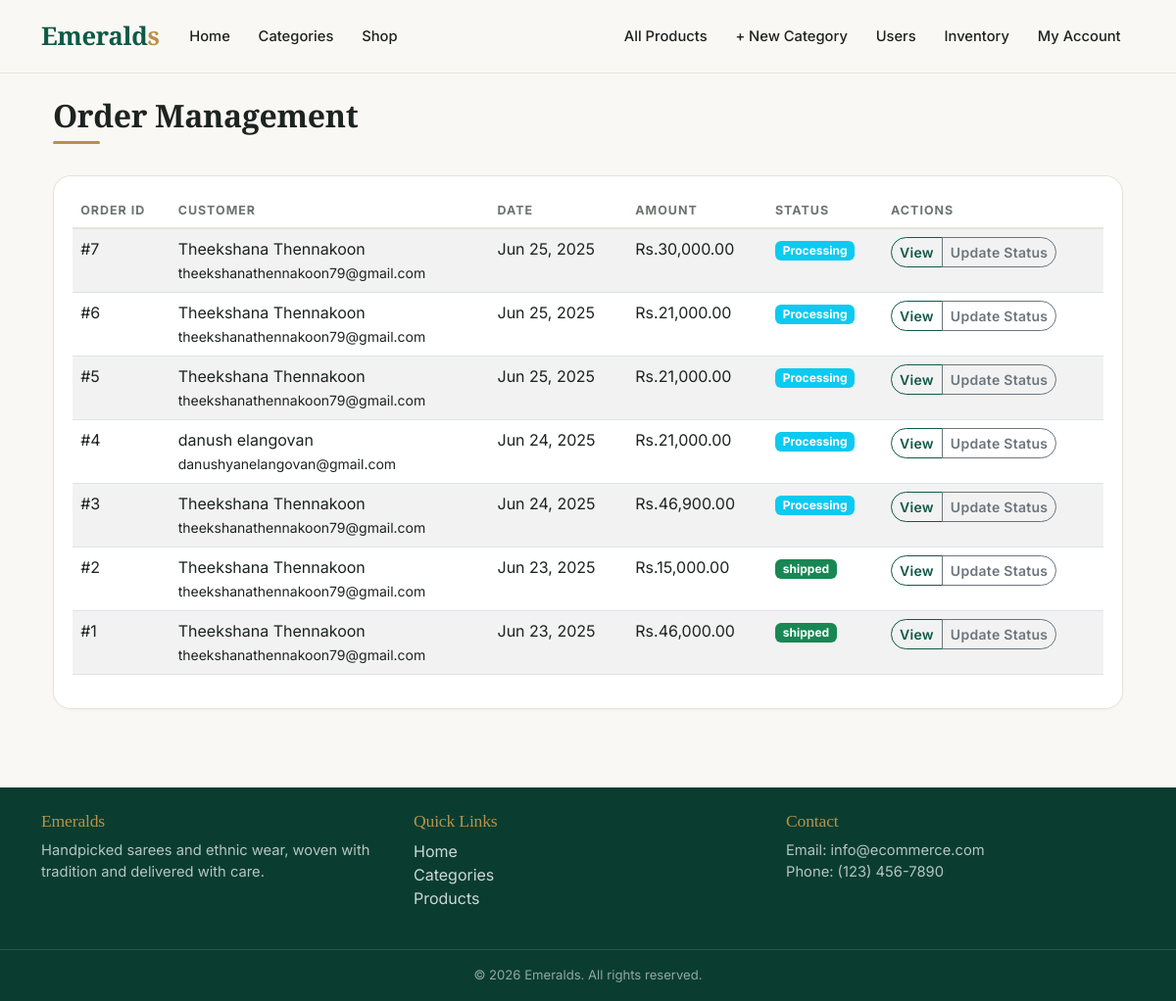
The app's page /admin/orders.php (signed in) with its own data.
### tables this page shows
CREATE TABLE `orders` (
  `orderID` int(11) NOT NULL,
  `CustomerID` int(11) NOT NULL,
  `orderDate` datetime NOT NULL,
  `status` varchar(50) NOT NULL,
  `totalAmount` decimal(10,2) NOT NULL,
  `taxAmount` decimal(10,2) NOT NULL,
  `shippingAmount` decimal(10,2) NOT NULL,
  `discountAmount` decimal(10,2) DEFAULT 0.00,
  `paymentMethod` varchar(50) NOT NULL,
  `shippingAddress` text NOT NULL,
  `billingAddress` text NOT NULL,
  `notes` text DEFAULT NULL
);

CREATE TABLE `customer` (
  `CustomerID` int(11) NOT NULL,
  `username` varchar(50) NOT NULL,
  `password` varchar(255) NOT NULL,
  `firstname` varchar(50) NOT NULL,
  `lastname` varchar(50) NOT NULL,
  `phonenumber` varchar(20) DEFAULT NULL,
  `shippingaddress` text DEFAULT NULL,
  `accountCreatedDate` datetime DEFAULT current_timestamp(),
  `Email` varchar(100) NOT NULL
);

### includes/functions.php (called while the page is built, shortened)
<?php
function getStatusBadge($status)
{
    switch (strtolower($status)) {
        case 'processing':
            return 'info';
        case 'shipped':
        case 'delivered':
        case 'completed':
            return 'success';
    }
}
function formatDate($dateString, $format = 'M d, Y')
{
    return date($format, strtotime($dateString));
}

### admin/orders.php (the view, shortened to what this page needs)
<?php
require_once '../includes/db_connect.php';
require_once '../includes/functions.php';
require_once '../includes/header.php';
$orders = $pdo->query("
    SELECT o.*, c.firstname, c.lastname, c.Email
    FROM `orders` o
    JOIN customer c ON o.CustomerID = c.CustomerID
    ORDER BY o.orderdate DESC
")->fetchAll(PDO::FETCH_ASSOC);
?>
<div class="container-fluid">
    <div class="row mb-4">
        <div class="col-md-6">
            <h2>Order Management</h2>
        </div>
    </div>
    <div class="card">
        <div class="card-body">
            <div class="table-responsive">
                <table class="table table-striped table-hover">
                    <thead>
                        <tr>
                            <th>Order ID</th>
                            <th>Customer</th>
                            <th>Date</th>
                            <th>Amount</th>
                            <th>Status</th>
                            <th>Actions</th>
                        </tr>
                    </thead>
                    <tbody>
                        <?php foreach ($orders as $order): ?>
                            <tr>
                                <td>#<?php echo $order['orderID']; ?></td>
                                <td>
                                    <?php echo htmlspecialchars($order['firstname'] . ' ' . $order['lastname']); ?>
                                    <br><small><?php echo htmlspecialchars($order['Email']); ?></small>
                                </td>
                                <td><?php echo formatDate($order['orderDate']); ?></td>
                                <td>Rs.<?php echo number_format($order['totalAmount'], 2); ?></td>
                                <td>
                                    <span class="badge bg-<?php echo getStatusBadge($order['status']); ?>">
                                        <?php echo $order['status']; ?>
                                    </span>
                                </td>
                                <td>
                                    <div class="btn-group">
                                        <a href="?action=view&id=<?php echo $order['orderID']; ?>"
                                            class="btn btn-sm btn-outline-danger">
                                            View
                                        </a>
                                        <button class="btn btn-sm btn-outline-secondary"
                                            data-bs-toggle="modal"
                                            data-bs-target="#statusModal"
                                            data-order-id="<?php echo $order['orderID']; ?>"
                                            data-current-status="<?php echo $order['status']; ?>">
                                            Update Status
                                        </button>
                                    </div>
                                </td>
                            </tr>
                        <?php endforeach; ?>
                    </tbody>
                </table>
            </div>
        </div>
    </div>
</div>
<?php require_once '../includes/footer.php'; ?>

### assets/css/style.css (style rules this page uses)
:root { --em:#0f5a46; --em-dark:#0a3d30; --em-soft:#e7f1ed; --gold:#b8924a; --ink:#1d2321; --muted:#6b7570; --bg:#faf8f4; --line:#e8e3d9; --bs-body-font-family:'Inter',system-ui,sans-serif; --bs-body-color:var(--ink); }
body { font-family:'Inter',system-ui,sans-serif;background:var(--bg);color:var(--ink);-webkit-font-smoothing:antialiased }
h1,h2,h3,h4,h5,.navbar-brand { font-family:'Playfair Display',Georgia,serif;letter-spacing:-.01em }
h2 { font-weight:600;position:relative;padding-bottom:.6rem }
h2::after { content:"";position:absolute;left:0;bottom:0;width:48px;height:3px;background:var(--gold);border-radius:2px }
a { color:var(--em) }
.btn { border-radius:999px;font-weight:600;letter-spacing:.02em;transition:all .25s }
.btn-outline-danger { color:var(--em);border-color:var(--em) }
.card { border:1px solid var(--line);border-radius:18px;background:#fff;overflow:hidden;box-shadow:0 1px 3px rgba(0,0,0,.03);transition:transform .35s,box-shadow .35s }
.card-body { padding:1.1rem 1.2rem }
.table { --bs-table-bg:transparent }
.table thead th { font-size:.78rem;text-transform:uppercase;letter-spacing:.08em;color:var(--muted);border-bottom:2px solid var(--line) }

### records on screen
orders: orderID "7", CustomerID.lastname "Theekshana Thennakoon", CustomerID.Email "theekshanathennakoon79@gmail.com", orderDate "Jun 25, 2025", totalAmount "30,000.00", status "Processing"
orders: orderID "6", CustomerID.lastname "Theekshana Thennakoon", CustomerID.Email "theekshanathennakoon79@gmail.com", orderDate "Jun 25, 2025", totalAmount "21,000.00", status "Processing"
orders: orderID "5", CustomerID.lastname "Theekshana Thennakoon", CustomerID.Email "theekshanathennakoon79@gmail.com", orderDate "Jun 25, 2025", totalAmount "21,000.00", status "Processing"
orders: orderID "4", CustomerID.lastname "danush elangovan", CustomerID.Email "danushyanelangovan@gmail.com", orderDate "Jun 24, 2025", totalAmount "21,000.00", status "Processing"
orders: orderID "3", CustomerID.lastname "Theekshana Thennakoon", CustomerID.Email "theekshanathennakoon79@gmail.com", orderDate "Jun 24, 2025", totalAmount "46,900.00", status "Processing"
orders: orderID "2", CustomerID.lastname "Theekshana Thennakoon", CustomerID.Email "theekshanathennakoon79@gmail.com", orderDate "Jun 23, 2025", totalAmount "15,000.00", status "shipped"
orders: orderID "1", CustomerID.lastname "Theekshana Thennakoon", CustomerID.Email "theekshanathennakoon79@gmail.com", orderDate "Jun 23, 2025", totalAmount "46,000.00", status "shipped"
